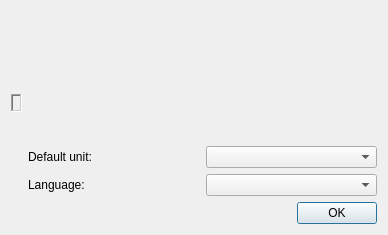
<ui version="4.0" >
 <class>QG_DlgInitial</class>
 <widget class="QDialog" name="QG_DlgInitial" >
  <property name="geometry" >
   <rect>
    <x>0</x>
    <y>0</y>
    <width>388</width>
    <height>235</height>
   </rect>
  </property>
  <property name="sizePolicy" >
   <sizepolicy vsizetype="Fixed" hsizetype="Fixed" >
    <horstretch>0</horstretch>
    <verstretch>0</verstretch>
   </sizepolicy>
  </property>
  <property name="windowTitle" >
   <string>Welcome</string>
  </property>
  <property name="sizeGripEnabled" >
   <bool>false</bool>
  </property>
  <property name="modal" >
   <bool>true</bool>
  </property>
  <layout class="QVBoxLayout" >
   <item>
    <layout class="QHBoxLayout" >
     <item>
      <widget class="QLabel" name="lImage" >
       <property name="sizePolicy" >
        <sizepolicy vsizetype="Fixed" hsizetype="Fixed" >
         <horstretch>1</horstretch>
         <verstretch>0</verstretch>
        </sizepolicy>
       </property>
       <property name="frameShape" >
        <enum>QFrame::WinPanel</enum>
       </property>
       <property name="frameShadow" >
        <enum>QFrame::Sunken</enum>
       </property>
       <property name="lineWidth" >
        <number>1</number>
       </property>
       <property name="pixmap" >
        <pixmap/>
       </property>
       <property name="scaledContents" >
        <bool>true</bool>
       </property>
      </widget>
     </item>
     <item>
      <layout class="QVBoxLayout" >
       <item>
        <widget class="QLabel" name="lWelcome" >
         <property name="sizePolicy" >
          <sizepolicy vsizetype="MinimumExpanding" hsizetype="MinimumExpanding" >
           <horstretch>0</horstretch>
           <verstretch>0</verstretch>
          </sizepolicy>
         </property>
         <property name="text" >
          <string/>
         </property>
         <property name="alignment" >
          <set>Qt::AlignTop</set>
         </property>
         <property name="wordWrap" >
          <bool>true</bool>
         </property>
        </widget>
       </item>
       <item>
        <layout class="QGridLayout" >
         <item row="0" column="0" >
          <widget class="QLabel" name="lUnit" >
           <property name="text" >
            <string>Default unit:</string>
           </property>
          </widget>
         </item>
         <item row="0" column="1" >
          <widget class="QComboBox" name="cbUnit" >
           <property name="sizePolicy" >
            <sizepolicy vsizetype="Fixed" hsizetype="Minimum" >
             <horstretch>0</horstretch>
             <verstretch>0</verstretch>
            </sizepolicy>
           </property>
          </widget>
         </item>
         <item row="1" column="0" >
          <widget class="QLabel" name="lLanguage" >
           <property name="text" >
            <string>Language:</string>
           </property>
          </widget>
         </item>
         <item row="1" column="1" >
          <widget class="QComboBox" name="cbLanguage" >
           <property name="sizePolicy" >
            <sizepolicy vsizetype="Fixed" hsizetype="Minimum" >
             <horstretch>0</horstretch>
             <verstretch>0</verstretch>
            </sizepolicy>
           </property>
          </widget>
         </item>
        </layout>
       </item>
      </layout>
     </item>
    </layout>
   </item>
   <item>
    <layout class="QHBoxLayout" >
     <property name="spacing" >
      <number>6</number>
     </property>
     <property name="leftMargin" >
      <number>0</number>
     </property>
     <property name="topMargin" >
      <number>0</number>
     </property>
     <property name="rightMargin" >
      <number>0</number>
     </property>
     <property name="bottomMargin" >
      <number>0</number>
     </property>
     <item>
      <spacer>
       <property name="orientation" >
        <enum>Qt::Horizontal</enum>
       </property>
       <property name="sizeType" >
        <enum>QSizePolicy::Expanding</enum>
       </property>
       <property name="sizeHint" >
        <size>
         <width>20</width>
         <height>20</height>
        </size>
       </property>
      </spacer>
     </item>
     <item>
      <widget class="QPushButton" name="buttonOk" >
       <property name="text" >
        <string>OK</string>
       </property>
       <property name="shortcut" >
        <string>Enter</string>
       </property>
       <property name="autoDefault" >
        <bool>true</bool>
       </property>
       <property name="default" >
        <bool>true</bool>
       </property>
      </widget>
     </item>
    </layout>
   </item>
  </layout>
 </widget>
 <layoutdefault spacing="6" margin="11" />
 <tabstops>
  <tabstop>cbUnit</tabstop>
  <tabstop>cbLanguage</tabstop>
  <tabstop>buttonOk</tabstop>
 </tabstops>
 <includes>
  <include location="local" >rs_system.h</include>
  <include location="local" >rs.h</include>
  <include location="local" >rs_settings.h</include>
  <include location="local" >rs_units.h</include>
 </includes>
 <resources>
  <include location="../../qcadguiqt.qrc" />
 </resources>
 <connections/>
</ui>
